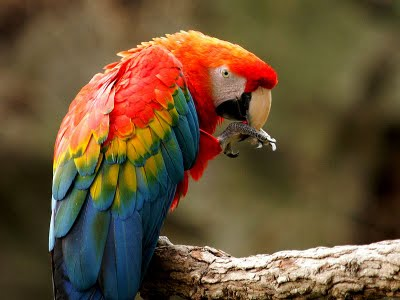
#> input picture Issue_28/arara.jpg, 400 x 300 px
$ python 28.py
#> lines starting #> are read from the running program, lines starting #| are printed output that depends on the picture; after the words box and inside, x2 and y2 are one past the last pixel; in counts of white or black regions, pixels touching at a corner belong together
import cv2

img = cv2.imread("arara.jpg", 0)
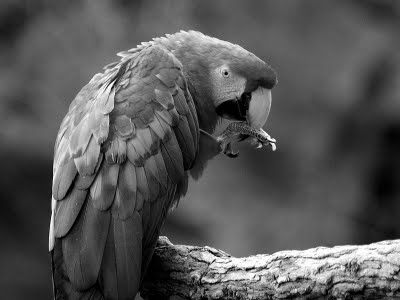
#> img: shape (300, 400); min 0, max 255, mean 86.3
# Limiarização automatica, sem interferencia de luminosidade
automatica = cv2.adaptiveThreshold(
    img, 255, cv2.ADAPTIVE_THRESH_GAUSSIAN_C, cv2.THRESH_BINARY, 15, 2
)
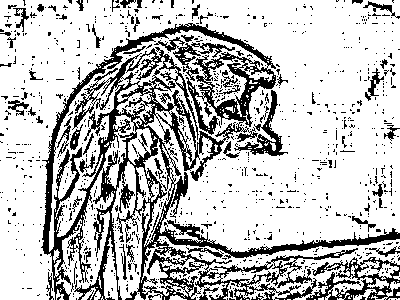
#> automatica: shape (300, 400); 75.3% white; 988 black regions (917 under 20 px), largest, box (x1, y1, x2, y2) and area: (41, 23, 400, 300) 20152, (306, 257, 400, 300) 1541, (234, 90, 288, 156) 760
cv2.imshow("imagem", automatica)
cv2.waitKey(0)
cv2.destroyAllWindows()
